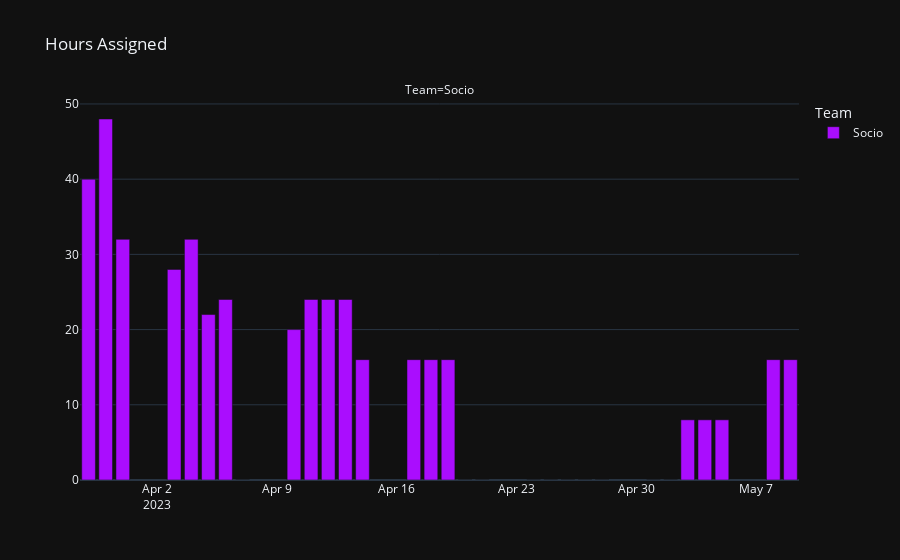

The notebook cell this image was saved under:
### Code cell
demand = demand.drop('Assigned', axis=1)
fig = px.bar(demand, facet_col='team', facet_col_wrap=2,
             labels={
                     "index": "",
                     "value": "",
                     "team": "Team"
                 },
            title="Hours Assigned",
            color_discrete_sequence=px.colors.qualitative.Alphabet)
fig.layout.template = 'plotly_dark'
fig.show()

### Figure 1 — Plotly figure (JSON) as saved in the notebook; plotly's stock layout.template omitted (floating-point values rounded to 4 significant figures)
{"data": [{"alignmentgroup": "True", "hovertemplate": "Team=Socio<br>=%{y}<extra></extra>", "legendgroup": "Socio", "marker": {"color": "#AA0DFE", "pattern": {"shape": ""}}, "name": "Socio", "offsetgroup": "Socio", "orientation": "v", "showlegend": true, "textposition": "auto", "type": "bar", "x": ["2023-03-29T00:00:00", "2023-03-30T00:00:00", "2023-03-31T00:00:00", "2023-04-03T00:00:00", "2023-04-04T00:00:00", "2023-04-05T00:00:00", "2023-04-06T00:00:00", "2023-04-07T00:00:00", "2023-04-10T00:00:00", "2023-04-11T00:00:00", "2023-04-12T00:00:00", "2023-04-13T00:00:00", "2023-04-14T00:00:00", "2023-04-17T00:00:00", "2023-04-18T00:00:00", "2023-04-19T00:00:00", "2023-04-20T00:00:00", "2023-04-21T00:00:00", "2023-04-24T00:00:00", "2023-04-25T00:00:00", "2023-04-26T00:00:00", "2023-04-27T00:00:00", "2023-04-28T00:00:00", "2023-05-01T00:00:00", "2023-05-02T00:00:00", "2023-05-03T00:00:00", "2023-05-04T00:00:00", "2023-05-05T00:00:00", "2023-05-08T00:00:00", "2023-05-09T00:00:00"], "xaxis": "x", "y": [40, 48, 32, 28, 32, 22, 24, 0, 20, 24, 24, 24, 16, 16, 16, 16, 0, 0, 0, 0, 0, 0, 0, 0, 0, 8, 8, 8, 16, 16], "yaxis": "y"}], "layout": {"annotations": [{"font": {}, "showarrow": false, "text": "Team=Socio", "x": 0.5, "xanchor": "center", "xref": "paper", "y": 1, "yanchor": "bottom", "yref": "paper"}], "barmode": "relative", "legend": {"title": {"text": "Team"}, "tracegroupgap": 0}, "title": {"text": "Hours Assigned"}, "xaxis": {"anchor": "y", "domain": [0, 1], "title": {"text": ""}}, "yaxis": {"anchor": "x", "domain": [0, 1], "title": {"text": ""}}}}
